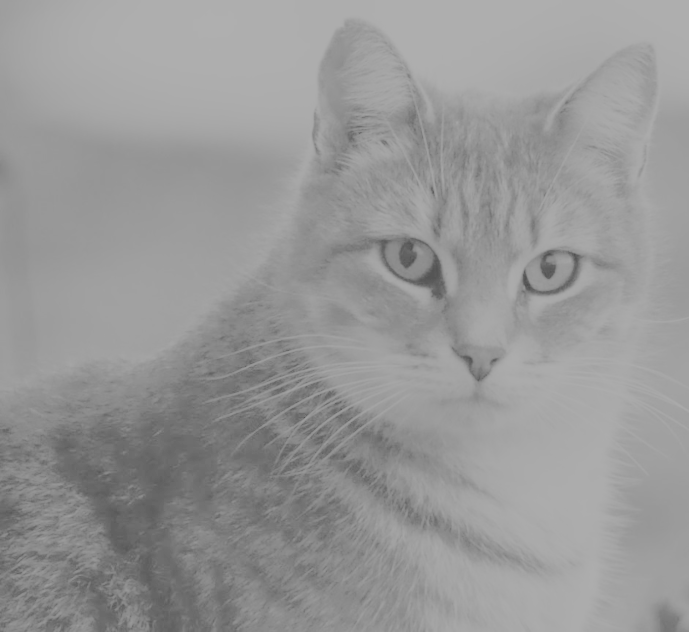
#> input picture exercise2/introml_exercise_2/introml_exercise_2/hello.png, 689 x 632 px
$ python histo_eq.py
#> lines starting #> are read from the running program, lines starting #| are printed output that depends on the picture; long printed decimals are rounded
# Implement the histogram equalization in this file
from PIL import Image
import numpy as np
from matplotlib import pyplot as plt

# (a) Load image
image = Image.open('hello.png')
#> image is the input picture: PIL image 689x632 L; min 78, max 175, mean 151.1

# Convert to grayscale
image = image.convert('L')

# Convert to numpy array
img_array = np.array(image)

# (b) Compute the intensity histogram
histogram = np.zeros(256, dtype=int)
for pixel_value in img_array.flatten():
    histogram[pixel_value] += 1
#> this loop made 435448 passes
#> pixel_value on passes 1 to 3: 158, 158, 158
#> after the loop, histogram = 256 values, max 20626 at index 174, min 0 at index 0, mean 1701

# Verify histogram
print(f"Sum of the first 90 values of the histogram: {np.sum(histogram[:90])}")
#| Sum of the first 90 values of the histogram: 249

# (c) Compute its cumulative distribution function C
cdf = np.zeros(256, dtype=float)
cdf[0] = histogram[0]
for i in range(1, 256):
    cdf[i] = cdf[i - 1] + histogram[i]
#> after the loop, cdf = 256 values from 0 to 435448


# Normalize CDF
cdf = cdf / cdf[-1]
#> cdf = 256 values from 0 to 1


plt.figure(figsize=(12, 10))
plt.subplot(2, 2, 1)
plt.plot(cdf)

plt.subplot(2, 2, 2)
plt.plot(histogram)

# Verify CDF
print(f"Sum of the first 90 values of the CDF: {np.sum(cdf[:90])}")
#| Sum of the first 90 values of the CDF: 0.001975

# (d) Change the gray value of each pixel
new_img_array = np.zeros_like(img_array)
cdf_min = cdf[cdf > 0].min()
#> cdf_min = 2.3e-06

for i in range(img_array.shape[0]):
    for j in range(img_array.shape[1]):
        pixel_value_old = img_array[i, j]
        pixel_value_new = int((cdf[pixel_value_old] - cdf_min) / (1 - cdf_min) * 255)
        new_img_array[i, j] = pixel_value_new
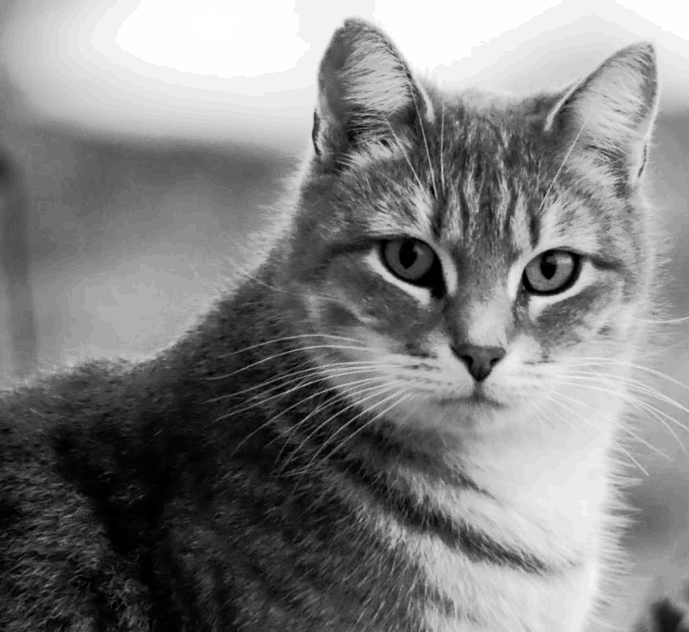
#> new_img_array: shape (632, 689); min 0, max 255, mean 129.7


histogram = np.zeros(256, dtype=int)
for pixel_value in new_img_array.flatten():
    histogram[pixel_value] += 1
#> this loop made 435448 passes
#> pixel_value on passes 1 to 3: 148, 148, 148
#> after the loop, histogram = 256 values, max 20626 at index 254, min 0 at index 6, mean 1701

cdf = np.zeros(256, dtype=float)
cdf[0] = histogram[0]
for i in range(1, 256):
    cdf[i] = cdf[i - 1] + histogram[i]
#> after the loop, cdf = 256 values from 1393 to 435448
cdf = cdf / cdf[-1]
#> cdf = 256 values from 0.0032 to 1
plt.subplot(2, 2, 3)
plt.plot(cdf)

plt.subplot(2, 2, 4)
plt.plot(histogram)
plt.show()
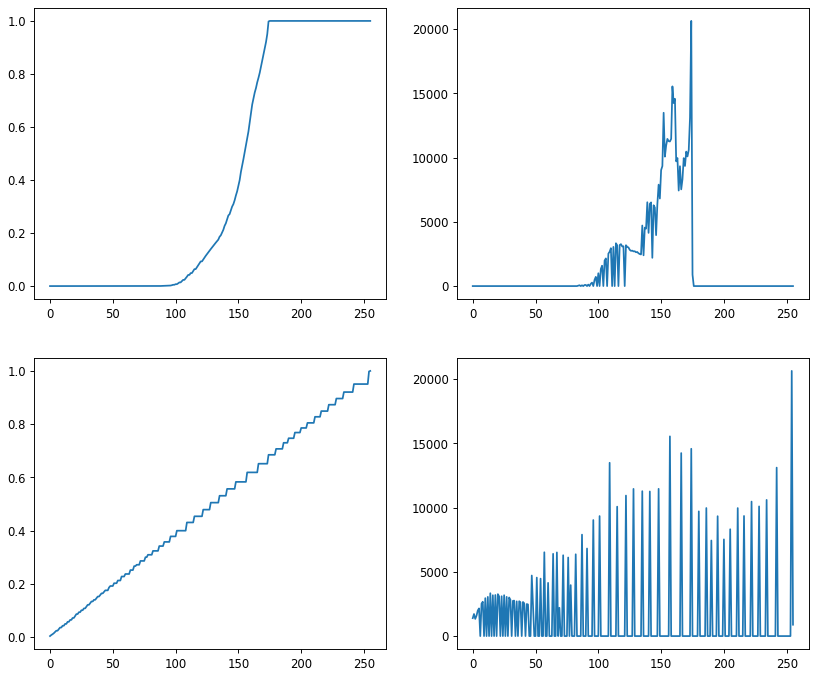
#> figure drawn by matplotlib, 4 panels; panel 1: curve peaks at x = 175, y = 1; panel 2: curve peaks at x = 174, y = 20626; panel 3: curve peaks at x = 255, y = 1; panel 4: curve peaks at x = 254, y = 20626

# Convert the new image array back to an image
new_image = Image.fromarray(new_img_array)

# Save the result
new_image.save('kitty.png')

$ run again, with exercise2/introml_exercise_2/introml_exercise_2/contrast.jpg saved as exercise2/introml_exercise_2/introml_exercise_2/hello.png
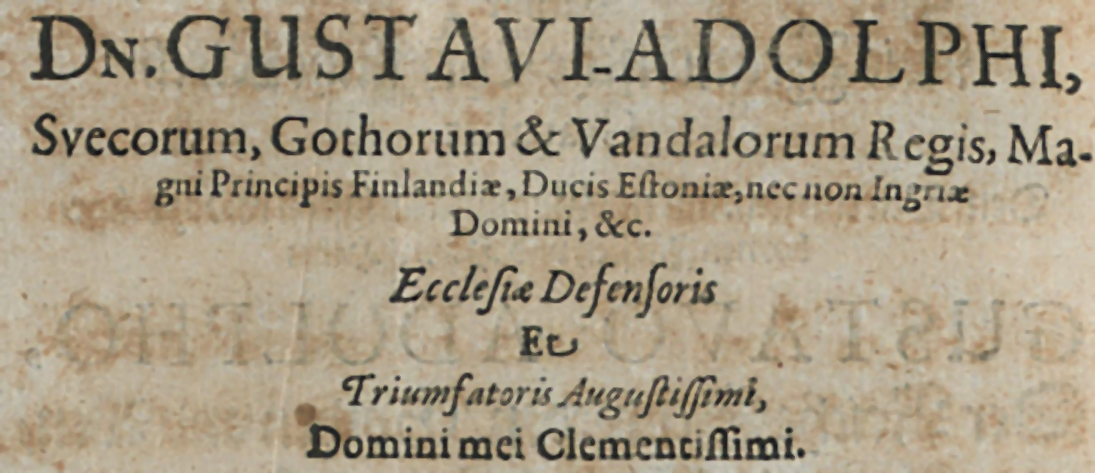
#> input picture exercise2/introml_exercise_2/introml_exercise_2/contrast.jpg, 1095 x 473 px
#> image is the input picture: PIL image 1095x473 RGB; mean R, G, B 168.4, 155.7, 132.7
#> image: PIL image 1095x473 L
#> the loop `for pixel_value in img_array.flatten():` made 517935 passes
#> pixel_value on passes 1 to 3: 164, 165, 166
#> after the loop `for pixel_value in img_array.flatten():`: histogram = 256 values, max 16567 at index 174, min 0 at index 0, mean 2023.2
#| Sum of the first 90 values of the histogram: 43814
#> after the loop `for i in range(1, 256):`: cdf = 256 values from 0 to 517935
#> `cdf = cdf / cdf[-1]`: cdf = 256 values from 0 to 1
#| Sum of the first 90 values of the CDF: 2.616
#> cdf_min = 1.35e-05
#> after the loop `for i in range(img_array.shape[0]):`:
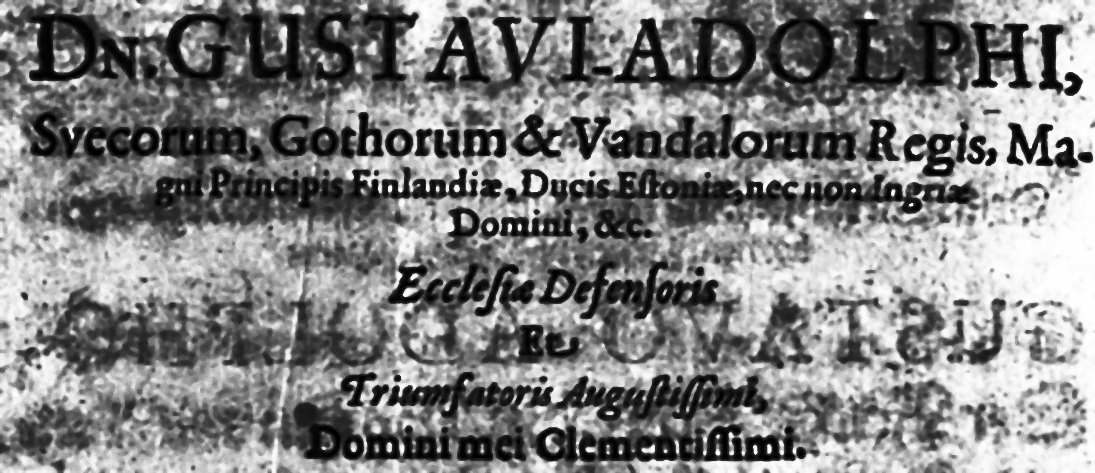
#> new_img_array: shape (473, 1095); min 0, max 255, mean 129.2
#> the loop `for pixel_value in new_img_array.flatten():` made 517935 passes
#> pixel_value on passes 1 to 3: 104, 109, 115
#> after the loop `for pixel_value in new_img_array.flatten():`: histogram = 256 values, max 16567 at index 174, min 0 at index 44, mean 2023.2
#> after the loop `for i in range(1, 256):`: cdf = 256 values from 1751 to 517935
#> `cdf = cdf / cdf[-1]`: cdf = 256 values from 0.00338 to 1
#> `plt.show()`:
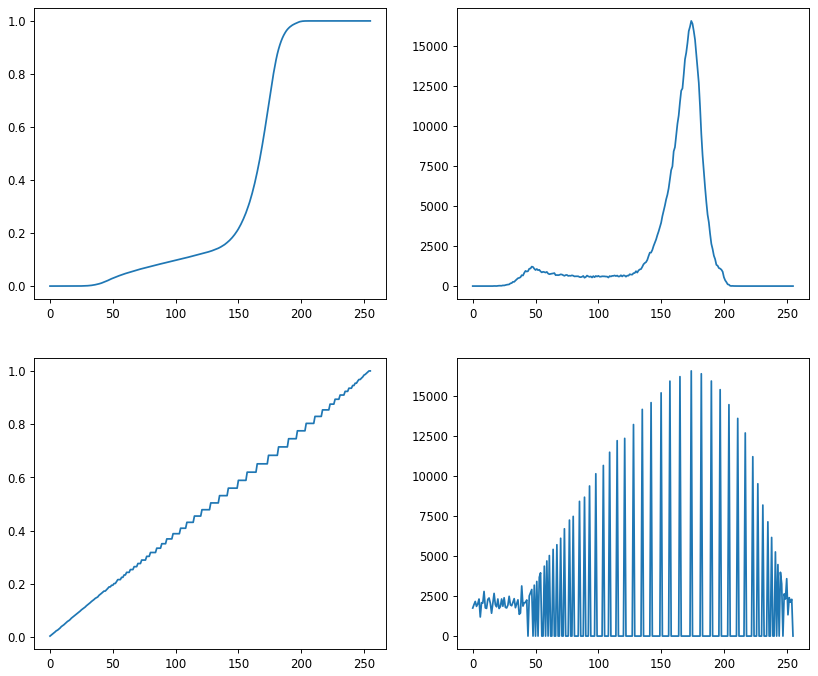
#> figure drawn by matplotlib, 4 panels; panel 1: curve peaks at x = 210, y = 1; panel 2: curve peaks at x = 174, y = 16567; panel 3: curve peaks at x = 255, y = 1; panel 4: curve peaks at x = 174, y = 16567
